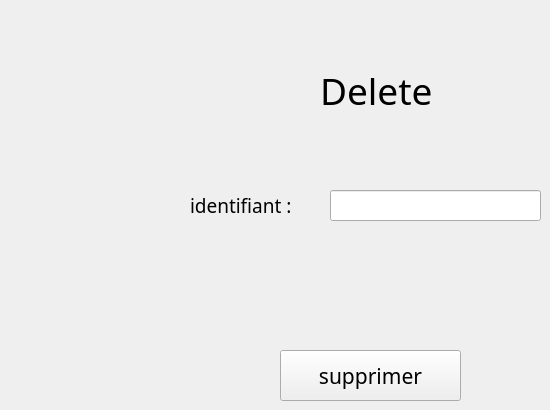
        <widget class="QWidget" name="tab_6">
         <attribute name="title">
          <string>supprimer un employe</string>
         </attribute>
         <widget class="QLabel" name="label_delete">
          <property name="geometry">
           <rect>
            <x>320</x>
            <y>70</y>
            <width>121</width>
            <height>41</height>
           </rect>
          </property>
          <property name="font">
           <font>
            <family>Bell MT</family>
            <pointsize>28</pointsize>
            <italic>false</italic>
            <bold>false</bold>
           </font>
          </property>
          <property name="text">
           <string>Delete</string>
          </property>
         </widget>
         <widget class="QLabel" name="label_15">
          <property name="geometry">
           <rect>
            <x>190</x>
            <y>195</y>
            <width>151</width>
            <height>21</height>
           </rect>
          </property>
          <property name="font">
           <font>
            <family>Bell MT</family>
            <pointsize>14</pointsize>
            <italic>false</italic>
            <bold>false</bold>
           </font>
          </property>
          <property name="text">
           <string>identifiant :</string>
          </property>
         </widget>
         <widget class="QPushButton" name="pb_sup">
          <property name="geometry">
           <rect>
            <x>280</x>
            <y>350</y>
            <width>181</width>
            <height>51</height>
           </rect>
          </property>
          <property name="font">
           <font>
            <family>Bell MT</family>
            <pointsize>16</pointsize>
            <italic>false</italic>
            <bold>false</bold>
           </font>
          </property>
          <property name="text">
           <string>supprimer</string>
          </property>
         </widget>
         <widget class="QLineEdit" name="le_id_sup">
          <property name="geometry">
           <rect>
            <x>330</x>
            <y>190</y>
            <width>211</width>
            <height>31</height>
           </rect>
          </property>
         </widget>
        </widget>
